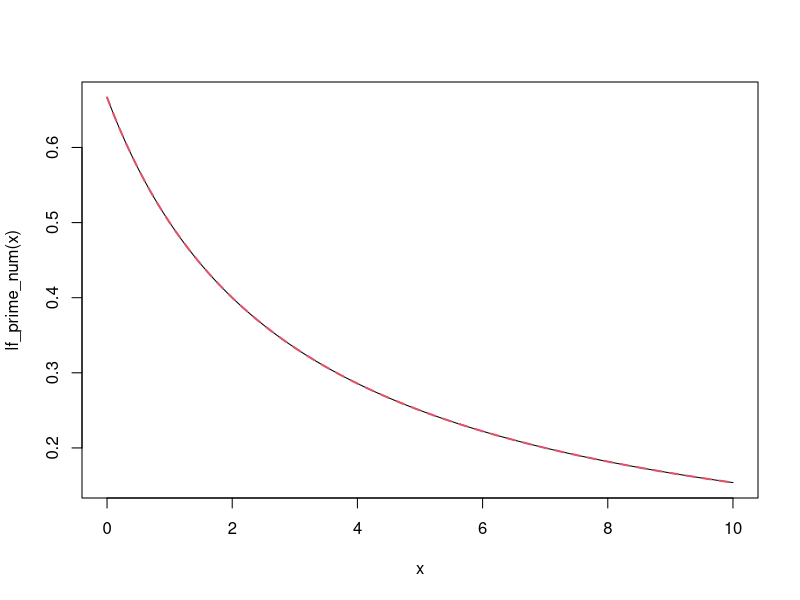

Here is the R script that generated this plot:
f <- function(x) (x + 3)^2
f <- Vectorize(f)
lf <- function(x) log(f(x))
lf <- Vectorize(lf)

lf_prime_num <- function(x) numDeriv::grad(lf, x)

lf_prime_analytical <- function(x) (2*(x+3))/f(x)

curve(lf_prime_num(x), 0, 10)
curve(lf_prime_analytical(x), 0 , 10, lwd = 2, lty = 2, col = 2, add = TRUE)
